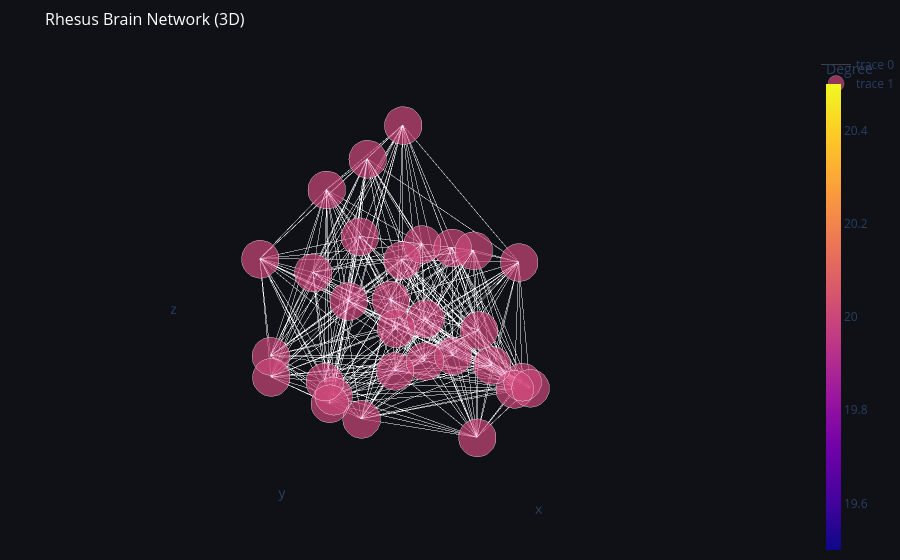

Write notebook code for a chart like this one.
### Code cell
# call it
import plotly.io as pio
fig= visualize_graph_3d_plotly(edges, n_vertices, title="Baseball Network (3D)")
pio.write_html(fig, "baseball.html")
print("Saved")

### Figure 1 — Plotly figure (JSON) as saved in the notebook; plotly's stock layout.template omitted (floating-point values rounded to 4 significant figures; data arrays with more than 128 entries replaced by an {"elided": "..."} marker saying what was removed)
{"data": [{"hoverinfo": "none", "line": {"color": "rgba(255,255,255,0.2)", "width": 1}, "mode": "lines", "type": "scatter3d", "x": {"elided": "900 float values"}, "y": {"elided": "900 float values"}, "z": {"elided": "900 float values"}}, {"hoverinfo": "text", "marker": {"color": [20, 20, 20, 20, 20, 20, 20, 20, 20, 20, 20, 20, 20, 20, 20, 20, 20, 20, 20, 20, 20, 20, 20, 20, 20, 20, 20, 20, 20, 20], "colorbar": {"thickness": 15, "title": {"text": "Degree"}}, "colorscale": [[0, "#0d0887"], [0.1111, "#46039f"], [0.2222, "#7201a8"], [0.3333, "#9c179e"], [0.4444, "#bd3786"], [0.5556, "#d8576b"], [0.6667, "#ed7953"], [0.7778, "#fb9f3a"], [0.8889, "#fdca26"], [1, "#f0f921"]], "line": {"color": "white", "width": 0.3}, "showscale": true, "size": [44, 44, 44, 44, 44, 44, 44, 44, 44, 44, 44, 44, 44, 44, 44, 44, 44, 44, 44, 44, 44, 44, 44, 44, 44, 44, 44, 44, 44, 44]}, "mode": "markers", "text": ["Vertex 0<br>Degree: 20", "Vertex 1<br>Degree: 20", "Vertex 2<br>Degree: 20", "Vertex 3<br>Degree: 20", "Vertex 4<br>Degree: 20", "Vertex 5<br>Degree: 20", "Vertex 6<br>Degree: 20", "Vertex 7<br>Degree: 20", "Vertex 8<br>Degree: 20", "Vertex 9<br>Degree: 20", "Vertex 10<br>Degree: 20", "Vertex 11<br>Degree: 20", "Vertex 12<br>Degree: 20", "Vertex 13<br>Degree: 20", "Vertex 14<br>Degree: 20", "Vertex 15<br>Degree: 20", "Vertex 16<br>Degree: 20", "Vertex 17<br>Degree: 20", "Vertex 18<br>Degree: 20", "Vertex 19<br>Degree: 20", "Vertex 20<br>Degree: 20", "Vertex 21<br>Degree: 20", "Vertex 22<br>Degree: 20", "Vertex 23<br>Degree: 20", "Vertex 24<br>Degree: 20", "Vertex 25<br>Degree: 20", "Vertex 26<br>Degree: 20", "Vertex 27<br>Degree: 20", "Vertex 28<br>Degree: 20", "Vertex 29<br>Degree: 20"], "type": "scatter3d", "x": [-0.1689, 0.3942, -0.1847, -0.4382, 0.5522, -0.2692, 0.3581, -0.365, 0.2165, 0.08272, 0.2564, -0.6225, 0.3616, -0.3, 0.5729, 0.7146, -0.1953, 0.5611, -0.1127, 0.6638, -0.6925, -0.5353, -0.3416, -0.003347, 0.1008, 0.8405, 0.1253, -0.1071, -0.6511, -0.8133], "y": [1, 0.7628, -0.9635, -0.2072, -0.1568, 0.006515, -0.3646, -0.6931, 0.4367, 0.1049, -0.6054, -0.5896, 0.0292, -0.3459, -0.8358, -0.6297, 0.3405, 0.5233, -0.2069, 0.3198, 0.4667, 0.669, 0.8363, -0.5587, -0.837, -0.3127, 0.8406, 0.6061, 0.1034, 0.2609], "z": [-0.2509, 0.9014, 0.464, 0.1973, -0.688, -0.688, -0.8838, 0.7324, 0.2022, 0.4161, -0.9588, 0.9398, 0.6649, -0.5753, -0.6364, -0.6332, -0.3915, 0.04951, -0.1361, -0.4175, 0.2237, -0.721, -0.4157, -0.2673, -0.08786, 0.5704, -0.6007, 0.02847, 0.1848, -0.9071]}], "layout": {"autosize": true, "margin": {"b": 0, "l": 0, "r": 0, "t": 50}, "paper_bgcolor": "#0f1117", "scene": {"aspectmode": "auto", "aspectratio": {"x": 0.9019, "y": 1.071, "z": 1.035}, "xaxis": {"backgroundcolor": "#0f1117", "showgrid": false, "showticklabels": false, "type": "linear", "zeroline": false}, "yaxis": {"backgroundcolor": "#0f1117", "showgrid": false, "showticklabels": false, "type": "linear", "zeroline": false}, "zaxis": {"backgroundcolor": "#0f1117", "showgrid": false, "showticklabels": false, "type": "linear", "zeroline": false}}, "title": {"font": {"color": "white", "size": 16}, "text": "Rhesus Brain Network (3D)"}}}
